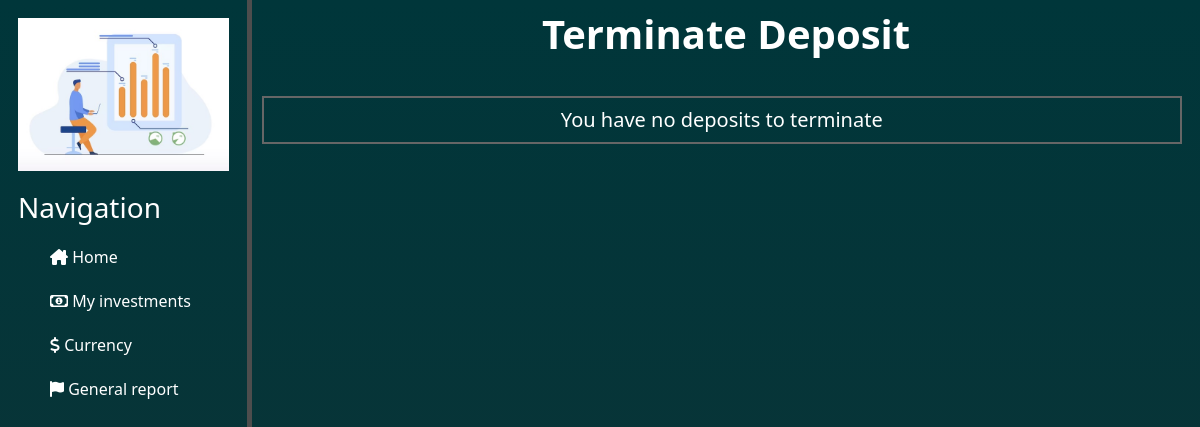
Page /deposits/terminate_deposits on the earlier database version.
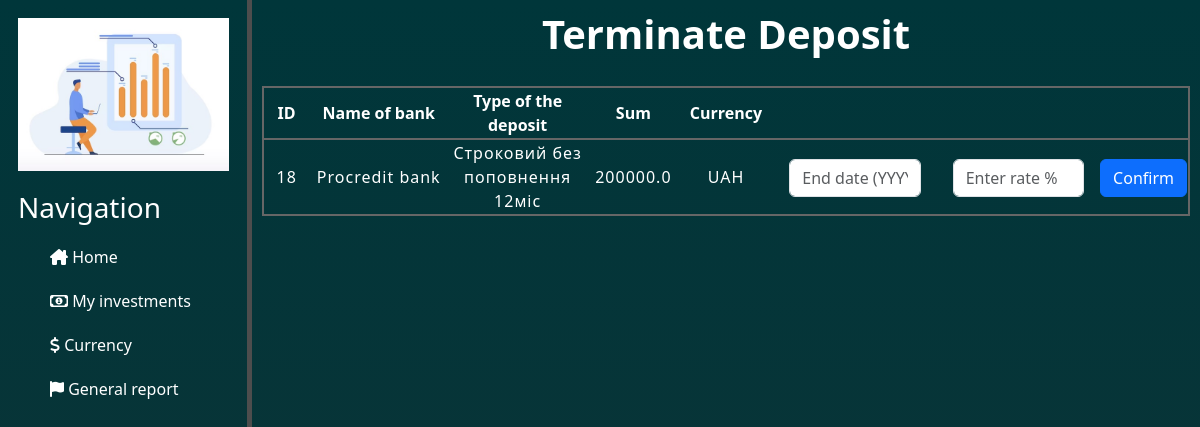
Same page on the later database version.
### deposits/models.py (models this page shows)
class Deposits(BaseTableForProducts):
    class Meta:
        db_table = 'deposits'
    bank = models.CharField(max_length=30)  # Назва банку
    add_deposit = models.CharField(null=False, blank=False, max_length=30, choices=select_confirm)
    auto_capitalization = models.IntegerField(null=False, blank=False, choices=select_auto_capitalization)
    terminate_deposit = models.CharField(null=False, blank=False, max_length=30, choices=select_confirm)

### deposits/views.py (the view, shortened to what this page needs)
# urls.py: path('terminate_deposits', views.terminate_deposits, name='terminate_deposits'),
def terminate_deposits(request):
    error = ''
    successful_operation = ''
    deposits_to_terminate = Deposits.objects.filter(end_date__gt=date.today(), terminate_deposit="apply")
    return render (request, 'deposits/terminate_deposits.html', {'deposits_to_terminate': deposits_to_terminate,
                                                                 'error': error,
                                                                 'successful_operation': successful_operation})

### deposits/templates/deposits/terminate_deposits.html (shortened to what this page needs)
{% extends 'main/layout.html' %}
{% block content %}
    <div class="main_div_add_to_deposit">
        <div class="title">
            <h1><b> Terminate Deposit </b></h1>
        </div>
        {% if deposits_to_terminate %}
            <div class="block_information_about_deposits">
                    <table class="table_deposits_to_add">
                        <tr>
                            <th scope="col">ID </th>
                            <th scope="col">Name of bank</th>
                            <th scope="col">Type of the deposit</th>
                            <th>Sum </th>
                            <th>Currency</th>
                            <th></th>
                        </tr>
                        {% for el in deposits_to_terminate %}
                            <tr>
                                <td>{{ el.id }} </td>
                                <td>{{ el.bank }}</td>
                                <td>{{ el.name }}</td>
                                <td>{{ el.sum }} </td>
                                <td>{{ el.currency }} </td>
                                <td>
                                    <form class="form_for_add_to_deposit" action="{% url 'terminate_deposits' %}?id={{ el.id }}" method="POST">
                                        <div class="form-group mx-sm-3 mb-2">
                                            <input class="form-control" name="terminate_date" placeholder="End date (YYYY-MM-DD)">
                                        </div>
                                        <div class="form-group mx-sm-3 mb-2">
                                            <input class="form-control" name="terminate_rate" placeholder="Enter rate %">
                                        </div>
                                        <button type="submit" class="btn btn-primary mb-2">Confirm </button>
                                    </form>
                                </td>
                            </tr>
                        {% endfor %}
                    </table>
            </div>
            {% if successful_operation %}
                <div class="successful_operation">
                    <h5>{{ successful_operation }}</h5>
                </div>
            {% else %}
                <div class="error_add_to_deposit">
                </div>
            {% endif %}
        {% else %}
            <div class="block_empty_deposits">
                <h5> You have no deposits to terminate </h5>
            </div>
        {% endif %}
    </div>
{% endblock %}

Differences in the rows shown:
added Deposits: id "18", bank "Procredit bank", name "Строковий без поповнення 12міс", sum "200000.0", currency "UAH"
Other differences:
text no longer shown: "You have no deposits to terminate"
text now shown: "ID Name of bank Type of the deposit Sum Currency"
